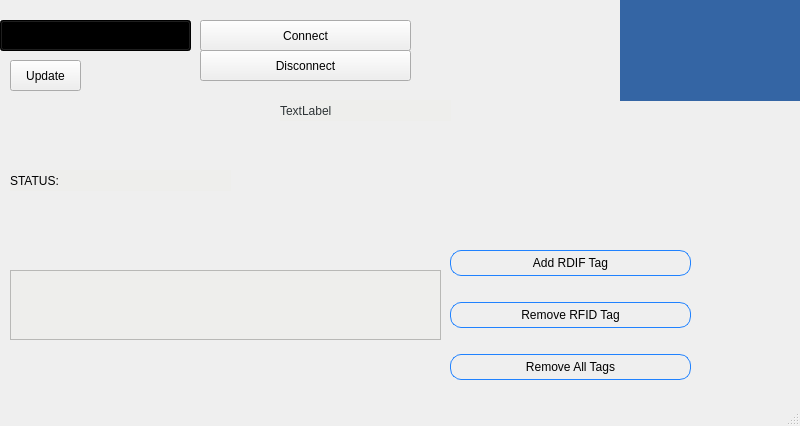
<?xml version="1.0" encoding="UTF-8"?>
<ui version="4.0">
 <class>MainWindow</class>
 <widget class="QMainWindow" name="MainWindow">
  <property name="geometry">
   <rect>
    <x>0</x>
    <y>0</y>
    <width>800</width>
    <height>426</height>
   </rect>
  </property>
  <property name="windowTitle">
   <string>MainWindow</string>
  </property>
  <property name="styleSheet">
   <string notr="true"/>
  </property>
  <widget class="QWidget" name="centralwidget">
   <widget class="QWidget" name="verticalLayoutWidget">
    <property name="geometry">
     <rect>
      <x>450</x>
      <y>230</y>
      <width>241</width>
      <height>171</height>
     </rect>
    </property>
    <layout class="QVBoxLayout" name="verticalLayout">
     <item>
      <widget class="QPushButton" name="add">
       <property name="mouseTracking">
        <bool>true</bool>
       </property>
       <property name="styleSheet">
        <string notr="true">border-style: solid;
border-width: 1px;
border-radius: 11px;
border-color: #2082ff;
padding: 5px;a</string>
       </property>
       <property name="text">
        <string>Add RDIF Tag</string>
       </property>
      </widget>
     </item>
     <item>
      <widget class="QPushButton" name="remove">
       <property name="styleSheet">
        <string notr="true">border-style: solid;
border-width: 1px;
border-radius: 11px;
border-color: #2082ff;
padding: 5px;a</string>
       </property>
       <property name="text">
        <string>Remove RFID Tag</string>
       </property>
      </widget>
     </item>
     <item>
      <widget class="QPushButton" name="allremove">
       <property name="styleSheet">
        <string notr="true">border-style: solid;
border-width: 1px;
border-radius: 11px;
border-color: #2082ff;
padding: 5px;a</string>
       </property>
       <property name="text">
        <string>Remove All Tags</string>
       </property>
      </widget>
     </item>
    </layout>
   </widget>
   <widget class="QTextEdit" name="rfiddata">
    <property name="geometry">
     <rect>
      <x>10</x>
      <y>270</y>
      <width>431</width>
      <height>70</height>
     </rect>
    </property>
    <property name="styleSheet">
     <string notr="true">background-color: rgb(238, 238, 236);</string>
    </property>
   </widget>
   <widget class="QComboBox" name="comPortBox">
    <property name="geometry">
     <rect>
      <x>0</x>
      <y>20</y>
      <width>191</width>
      <height>31</height>
     </rect>
    </property>
    <property name="styleSheet">
     <string notr="true">background-color: rgb(0, 0, 0);</string>
    </property>
   </widget>
   <widget class="QPushButton" name="update">
    <property name="geometry">
     <rect>
      <x>10</x>
      <y>60</y>
      <width>71</width>
      <height>31</height>
     </rect>
    </property>
    <property name="styleSheet">
     <string notr="true"/>
    </property>
    <property name="text">
     <string>Update</string>
    </property>
   </widget>
   <widget class="QPushButton" name="connect">
    <property name="geometry">
     <rect>
      <x>200</x>
      <y>20</y>
      <width>211</width>
      <height>31</height>
     </rect>
    </property>
    <property name="styleSheet">
     <string notr="true"/>
    </property>
    <property name="text">
     <string>Connect</string>
    </property>
   </widget>
   <widget class="QLabel" name="label">
    <property name="geometry">
     <rect>
      <x>280</x>
      <y>100</y>
      <width>171</width>
      <height>21</height>
     </rect>
    </property>
    <property name="styleSheet">
     <string notr="true">color: rgb(46, 52, 54);
background-color: rgb(238, 238, 236);</string>
    </property>
    <property name="text">
     <string>TextLabel</string>
    </property>
   </widget>
   <widget class="QPushButton" name="disconnect">
    <property name="geometry">
     <rect>
      <x>200</x>
      <y>50</y>
      <width>211</width>
      <height>31</height>
     </rect>
    </property>
    <property name="styleSheet">
     <string notr="true"/>
    </property>
    <property name="text">
     <string>Disconnect</string>
    </property>
   </widget>
   <widget class="QFrame" name="frame">
    <property name="geometry">
     <rect>
      <x>620</x>
      <y>0</y>
      <width>101</width>
      <height>101</height>
     </rect>
    </property>
    <property name="styleSheet">
     <string notr="true">image: url(:/new/prefix1/Logos/logo_mobil-1.png);
background-color: rgb(52, 101, 164);
border : 0px;</string>
    </property>
    <property name="frameShape">
     <enum>QFrame::StyledPanel</enum>
    </property>
    <property name="frameShadow">
     <enum>QFrame::Raised</enum>
    </property>
   </widget>
   <widget class="QFrame" name="frame_2">
    <property name="geometry">
     <rect>
      <x>720</x>
      <y>0</y>
      <width>81</width>
      <height>101</height>
     </rect>
    </property>
    <property name="styleSheet">
     <string notr="true">image: url(:/new/prefix1/Logos/rfid.png);
background-color: rgb(52, 101, 164);
border : 0px;</string>
    </property>
    <property name="frameShape">
     <enum>QFrame::StyledPanel</enum>
    </property>
    <property name="frameShadow">
     <enum>QFrame::Raised</enum>
    </property>
   </widget>
   <widget class="QLabel" name="status">
    <property name="enabled">
     <bool>true</bool>
    </property>
    <property name="geometry">
     <rect>
      <x>10</x>
      <y>170</y>
      <width>221</width>
      <height>21</height>
     </rect>
    </property>
    <property name="styleSheet">
     <string notr="true">background-color: rgb(238, 238, 236);
color: rgb(0, 0, 0);</string>
    </property>
    <property name="text">
     <string>STATUS:</string>
    </property>
   </widget>
  </widget>
  <widget class="QStatusBar" name="statusbar"/>
 </widget>
 <resources/>
 <connections/>
</ui>
